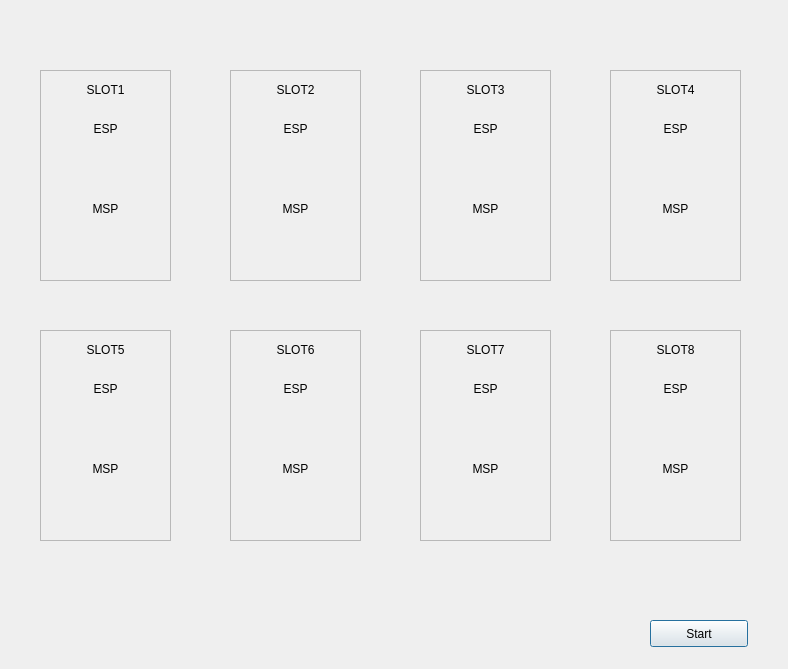
<?xml version="1.0" encoding="UTF-8"?>
<ui version="4.0">
 <class>Dialog</class>
 <widget class="QDialog" name="Dialog">
  <property name="geometry">
   <rect>
    <x>0</x>
    <y>0</y>
    <width>788</width>
    <height>669</height>
   </rect>
  </property>
  <property name="windowTitle">
   <string>Flash Process</string>
  </property>
  <widget class="QFrame" name="slot1">
   <property name="geometry">
    <rect>
     <x>40</x>
     <y>70</y>
     <width>131</width>
     <height>211</height>
    </rect>
   </property>
   <property name="frameShape">
    <enum>QFrame::StyledPanel</enum>
   </property>
   <property name="frameShadow">
    <enum>QFrame::Raised</enum>
   </property>
   <widget class="QLabel" name="label1">
    <property name="geometry">
     <rect>
      <x>40</x>
      <y>10</y>
      <width>51</width>
      <height>20</height>
     </rect>
    </property>
    <property name="text">
     <string>SLOT1</string>
    </property>
    <property name="alignment">
     <set>Qt::AlignCenter</set>
    </property>
   </widget>
   <widget class="KLed" name="led_esp1">
    <property name="geometry">
     <rect>
      <x>50</x>
      <y>70</y>
      <width>31</width>
      <height>31</height>
     </rect>
    </property>
    <property name="state">
     <enum>KLed::Off</enum>
    </property>
    <property name="color">
     <color>
      <red>170</red>
      <green>170</green>
      <blue>255</blue>
     </color>
    </property>
   </widget>
   <widget class="KLed" name="led_msp1">
    <property name="geometry">
     <rect>
      <x>50</x>
      <y>150</y>
      <width>31</width>
      <height>31</height>
     </rect>
    </property>
    <property name="state">
     <enum>KLed::Off</enum>
    </property>
    <property name="color">
     <color>
      <red>170</red>
      <green>170</green>
      <blue>255</blue>
     </color>
    </property>
   </widget>
   <widget class="QLabel" name="label_esp1">
    <property name="geometry">
     <rect>
      <x>50</x>
      <y>50</y>
      <width>31</width>
      <height>17</height>
     </rect>
    </property>
    <property name="text">
     <string>ESP</string>
    </property>
    <property name="alignment">
     <set>Qt::AlignCenter</set>
    </property>
   </widget>
   <widget class="QLabel" name="label_msp1">
    <property name="geometry">
     <rect>
      <x>40</x>
      <y>130</y>
      <width>51</width>
      <height>17</height>
     </rect>
    </property>
    <property name="text">
     <string>MSP</string>
    </property>
    <property name="alignment">
     <set>Qt::AlignCenter</set>
    </property>
   </widget>
  </widget>
  <widget class="QFrame" name="slot2">
   <property name="geometry">
    <rect>
     <x>230</x>
     <y>70</y>
     <width>131</width>
     <height>211</height>
    </rect>
   </property>
   <property name="frameShape">
    <enum>QFrame::StyledPanel</enum>
   </property>
   <property name="frameShadow">
    <enum>QFrame::Raised</enum>
   </property>
   <widget class="QLabel" name="label2">
    <property name="geometry">
     <rect>
      <x>40</x>
      <y>10</y>
      <width>51</width>
      <height>20</height>
     </rect>
    </property>
    <property name="text">
     <string>SLOT2</string>
    </property>
    <property name="alignment">
     <set>Qt::AlignCenter</set>
    </property>
   </widget>
   <widget class="KLed" name="led_esp2">
    <property name="geometry">
     <rect>
      <x>50</x>
      <y>70</y>
      <width>31</width>
      <height>31</height>
     </rect>
    </property>
    <property name="state">
     <enum>KLed::Off</enum>
    </property>
    <property name="color">
     <color>
      <red>170</red>
      <green>170</green>
      <blue>255</blue>
     </color>
    </property>
   </widget>
   <widget class="KLed" name="led_msp2">
    <property name="geometry">
     <rect>
      <x>50</x>
      <y>150</y>
      <width>31</width>
      <height>31</height>
     </rect>
    </property>
    <property name="state">
     <enum>KLed::Off</enum>
    </property>
    <property name="color">
     <color>
      <red>170</red>
      <green>170</green>
      <blue>255</blue>
     </color>
    </property>
   </widget>
   <widget class="QLabel" name="label_esp2">
    <property name="geometry">
     <rect>
      <x>50</x>
      <y>50</y>
      <width>31</width>
      <height>17</height>
     </rect>
    </property>
    <property name="text">
     <string>ESP</string>
    </property>
    <property name="alignment">
     <set>Qt::AlignCenter</set>
    </property>
   </widget>
   <widget class="QLabel" name="label_msp2">
    <property name="geometry">
     <rect>
      <x>40</x>
      <y>130</y>
      <width>51</width>
      <height>17</height>
     </rect>
    </property>
    <property name="text">
     <string>MSP</string>
    </property>
    <property name="alignment">
     <set>Qt::AlignCenter</set>
    </property>
   </widget>
  </widget>
  <widget class="QFrame" name="slot3">
   <property name="geometry">
    <rect>
     <x>420</x>
     <y>70</y>
     <width>131</width>
     <height>211</height>
    </rect>
   </property>
   <property name="frameShape">
    <enum>QFrame::StyledPanel</enum>
   </property>
   <property name="frameShadow">
    <enum>QFrame::Raised</enum>
   </property>
   <widget class="QLabel" name="label3">
    <property name="geometry">
     <rect>
      <x>40</x>
      <y>10</y>
      <width>51</width>
      <height>20</height>
     </rect>
    </property>
    <property name="text">
     <string>SLOT3</string>
    </property>
    <property name="alignment">
     <set>Qt::AlignCenter</set>
    </property>
   </widget>
   <widget class="KLed" name="led_esp3">
    <property name="geometry">
     <rect>
      <x>50</x>
      <y>70</y>
      <width>31</width>
      <height>31</height>
     </rect>
    </property>
    <property name="state">
     <enum>KLed::Off</enum>
    </property>
    <property name="color">
     <color>
      <red>170</red>
      <green>170</green>
      <blue>255</blue>
     </color>
    </property>
   </widget>
   <widget class="KLed" name="led_msp3">
    <property name="geometry">
     <rect>
      <x>50</x>
      <y>150</y>
      <width>31</width>
      <height>31</height>
     </rect>
    </property>
    <property name="state">
     <enum>KLed::Off</enum>
    </property>
    <property name="color">
     <color>
      <red>170</red>
      <green>170</green>
      <blue>255</blue>
     </color>
    </property>
   </widget>
   <widget class="QLabel" name="label_esp3">
    <property name="geometry">
     <rect>
      <x>50</x>
      <y>50</y>
      <width>31</width>
      <height>17</height>
     </rect>
    </property>
    <property name="text">
     <string>ESP</string>
    </property>
    <property name="alignment">
     <set>Qt::AlignCenter</set>
    </property>
   </widget>
   <widget class="QLabel" name="label_msp3">
    <property name="geometry">
     <rect>
      <x>40</x>
      <y>130</y>
      <width>51</width>
      <height>17</height>
     </rect>
    </property>
    <property name="text">
     <string>MSP</string>
    </property>
    <property name="alignment">
     <set>Qt::AlignCenter</set>
    </property>
   </widget>
  </widget>
  <widget class="QFrame" name="slot4">
   <property name="geometry">
    <rect>
     <x>610</x>
     <y>70</y>
     <width>131</width>
     <height>211</height>
    </rect>
   </property>
   <property name="frameShape">
    <enum>QFrame::StyledPanel</enum>
   </property>
   <property name="frameShadow">
    <enum>QFrame::Raised</enum>
   </property>
   <widget class="QLabel" name="label4">
    <property name="geometry">
     <rect>
      <x>40</x>
      <y>10</y>
      <width>51</width>
      <height>20</height>
     </rect>
    </property>
    <property name="text">
     <string>SLOT4</string>
    </property>
    <property name="alignment">
     <set>Qt::AlignCenter</set>
    </property>
   </widget>
   <widget class="KLed" name="led_esp4">
    <property name="geometry">
     <rect>
      <x>50</x>
      <y>70</y>
      <width>31</width>
      <height>31</height>
     </rect>
    </property>
    <property name="state">
     <enum>KLed::Off</enum>
    </property>
    <property name="color">
     <color>
      <red>170</red>
      <green>170</green>
      <blue>255</blue>
     </color>
    </property>
   </widget>
   <widget class="KLed" name="led_msp4">
    <property name="geometry">
     <rect>
      <x>50</x>
      <y>150</y>
      <width>31</width>
      <height>31</height>
     </rect>
    </property>
    <property name="state">
     <enum>KLed::Off</enum>
    </property>
    <property name="color">
     <color>
      <red>170</red>
      <green>170</green>
      <blue>255</blue>
     </color>
    </property>
   </widget>
   <widget class="QLabel" name="label_esp4">
    <property name="geometry">
     <rect>
      <x>50</x>
      <y>50</y>
      <width>31</width>
      <height>17</height>
     </rect>
    </property>
    <property name="text">
     <string>ESP</string>
    </property>
    <property name="alignment">
     <set>Qt::AlignCenter</set>
    </property>
   </widget>
   <widget class="QLabel" name="label_msp4">
    <property name="geometry">
     <rect>
      <x>40</x>
      <y>130</y>
      <width>51</width>
      <height>17</height>
     </rect>
    </property>
    <property name="text">
     <string>MSP</string>
    </property>
    <property name="alignment">
     <set>Qt::AlignCenter</set>
    </property>
   </widget>
  </widget>
  <widget class="QPushButton" name="start">
   <property name="geometry">
    <rect>
     <x>650</x>
     <y>620</y>
     <width>98</width>
     <height>27</height>
    </rect>
   </property>
   <property name="text">
    <string>Start</string>
   </property>
  </widget>
  <widget class="QFrame" name="slot4_2">
   <property name="geometry">
    <rect>
     <x>40</x>
     <y>330</y>
     <width>131</width>
     <height>211</height>
    </rect>
   </property>
   <property name="frameShape">
    <enum>QFrame::StyledPanel</enum>
   </property>
   <property name="frameShadow">
    <enum>QFrame::Raised</enum>
   </property>
   <widget class="QLabel" name="label5">
    <property name="geometry">
     <rect>
      <x>40</x>
      <y>10</y>
      <width>51</width>
      <height>20</height>
     </rect>
    </property>
    <property name="text">
     <string>SLOT5</string>
    </property>
    <property name="alignment">
     <set>Qt::AlignCenter</set>
    </property>
   </widget>
   <widget class="KLed" name="led_esp5">
    <property name="geometry">
     <rect>
      <x>50</x>
      <y>70</y>
      <width>31</width>
      <height>31</height>
     </rect>
    </property>
    <property name="state">
     <enum>KLed::Off</enum>
    </property>
    <property name="color">
     <color>
      <red>170</red>
      <green>170</green>
      <blue>255</blue>
     </color>
    </property>
   </widget>
   <widget class="KLed" name="led_msp5">
    <property name="geometry">
     <rect>
      <x>50</x>
      <y>150</y>
      <width>31</width>
      <height>31</height>
     </rect>
    </property>
    <property name="state">
     <enum>KLed::Off</enum>
    </property>
    <property name="color">
     <color>
      <red>170</red>
      <green>170</green>
      <blue>255</blue>
     </color>
    </property>
   </widget>
   <widget class="QLabel" name="label_esp5">
    <property name="geometry">
     <rect>
      <x>50</x>
      <y>50</y>
      <width>31</width>
      <height>17</height>
     </rect>
    </property>
    <property name="text">
     <string>ESP</string>
    </property>
    <property name="alignment">
     <set>Qt::AlignCenter</set>
    </property>
   </widget>
   <widget class="QLabel" name="label_msp5">
    <property name="geometry">
     <rect>
      <x>40</x>
      <y>130</y>
      <width>51</width>
      <height>17</height>
     </rect>
    </property>
    <property name="text">
     <string>MSP</string>
    </property>
    <property name="alignment">
     <set>Qt::AlignCenter</set>
    </property>
   </widget>
  </widget>
  <widget class="QFrame" name="slot6">
   <property name="geometry">
    <rect>
     <x>230</x>
     <y>330</y>
     <width>131</width>
     <height>211</height>
    </rect>
   </property>
   <property name="frameShape">
    <enum>QFrame::StyledPanel</enum>
   </property>
   <property name="frameShadow">
    <enum>QFrame::Raised</enum>
   </property>
   <widget class="QLabel" name="label6">
    <property name="geometry">
     <rect>
      <x>40</x>
      <y>10</y>
      <width>51</width>
      <height>20</height>
     </rect>
    </property>
    <property name="text">
     <string>SLOT6</string>
    </property>
    <property name="alignment">
     <set>Qt::AlignCenter</set>
    </property>
   </widget>
   <widget class="KLed" name="led_esp6">
    <property name="geometry">
     <rect>
      <x>50</x>
      <y>70</y>
      <width>31</width>
      <height>31</height>
     </rect>
    </property>
    <property name="state">
     <enum>KLed::Off</enum>
    </property>
    <property name="color">
     <color>
      <red>170</red>
      <green>170</green>
      <blue>255</blue>
     </color>
    </property>
   </widget>
   <widget class="KLed" name="led_msp6">
    <property name="geometry">
     <rect>
      <x>50</x>
      <y>150</y>
      <width>31</width>
      <height>31</height>
     </rect>
    </property>
    <property name="state">
     <enum>KLed::Off</enum>
    </property>
    <property name="color">
     <color>
      <red>170</red>
      <green>170</green>
      <blue>255</blue>
     </color>
    </property>
   </widget>
   <widget class="QLabel" name="label_esp6">
    <property name="geometry">
     <rect>
      <x>50</x>
      <y>50</y>
      <width>31</width>
      <height>17</height>
     </rect>
    </property>
    <property name="text">
     <string>ESP</string>
    </property>
    <property name="alignment">
     <set>Qt::AlignCenter</set>
    </property>
   </widget>
   <widget class="QLabel" name="label_msp6">
    <property name="geometry">
     <rect>
      <x>40</x>
      <y>130</y>
      <width>51</width>
      <height>17</height>
     </rect>
    </property>
    <property name="text">
     <string>MSP</string>
    </property>
    <property name="alignment">
     <set>Qt::AlignCenter</set>
    </property>
   </widget>
  </widget>
  <widget class="QFrame" name="slot7">
   <property name="geometry">
    <rect>
     <x>420</x>
     <y>330</y>
     <width>131</width>
     <height>211</height>
    </rect>
   </property>
   <property name="frameShape">
    <enum>QFrame::StyledPanel</enum>
   </property>
   <property name="frameShadow">
    <enum>QFrame::Raised</enum>
   </property>
   <widget class="QLabel" name="label7">
    <property name="geometry">
     <rect>
      <x>40</x>
      <y>10</y>
      <width>51</width>
      <height>20</height>
     </rect>
    </property>
    <property name="text">
     <string>SLOT7</string>
    </property>
    <property name="alignment">
     <set>Qt::AlignCenter</set>
    </property>
   </widget>
   <widget class="KLed" name="led_esp7">
    <property name="geometry">
     <rect>
      <x>50</x>
      <y>70</y>
      <width>31</width>
      <height>31</height>
     </rect>
    </property>
    <property name="state">
     <enum>KLed::Off</enum>
    </property>
    <property name="color">
     <color>
      <red>170</red>
      <green>170</green>
      <blue>255</blue>
     </color>
    </property>
   </widget>
   <widget class="KLed" name="led_msp7">
    <property name="geometry">
     <rect>
      <x>50</x>
      <y>150</y>
      <width>31</width>
      <height>31</height>
     </rect>
    </property>
    <property name="state">
     <enum>KLed::Off</enum>
    </property>
    <property name="color">
     <color>
      <red>170</red>
      <green>170</green>
      <blue>255</blue>
     </color>
    </property>
   </widget>
   <widget class="QLabel" name="label_esp7">
    <property name="geometry">
     <rect>
      <x>50</x>
      <y>50</y>
      <width>31</width>
      <height>17</height>
     </rect>
    </property>
    <property name="text">
     <string>ESP</string>
    </property>
    <property name="alignment">
     <set>Qt::AlignCenter</set>
    </property>
   </widget>
   <widget class="QLabel" name="label_msp7">
    <property name="geometry">
     <rect>
      <x>40</x>
      <y>130</y>
      <width>51</width>
      <height>17</height>
     </rect>
    </property>
    <property name="text">
     <string>MSP</string>
    </property>
    <property name="alignment">
     <set>Qt::AlignCenter</set>
    </property>
   </widget>
  </widget>
  <widget class="QFrame" name="slot8">
   <property name="geometry">
    <rect>
     <x>610</x>
     <y>330</y>
     <width>131</width>
     <height>211</height>
    </rect>
   </property>
   <property name="frameShape">
    <enum>QFrame::StyledPanel</enum>
   </property>
   <property name="frameShadow">
    <enum>QFrame::Raised</enum>
   </property>
   <widget class="QLabel" name="label8">
    <property name="geometry">
     <rect>
      <x>40</x>
      <y>10</y>
      <width>51</width>
      <height>20</height>
     </rect>
    </property>
    <property name="text">
     <string>SLOT8</string>
    </property>
    <property name="alignment">
     <set>Qt::AlignCenter</set>
    </property>
   </widget>
   <widget class="KLed" name="led_esp8">
    <property name="geometry">
     <rect>
      <x>50</x>
      <y>70</y>
      <width>31</width>
      <height>31</height>
     </rect>
    </property>
    <property name="state">
     <enum>KLed::Off</enum>
    </property>
    <property name="color">
     <color>
      <red>170</red>
      <green>170</green>
      <blue>255</blue>
     </color>
    </property>
   </widget>
   <widget class="KLed" name="led_msp8">
    <property name="geometry">
     <rect>
      <x>50</x>
      <y>150</y>
      <width>31</width>
      <height>31</height>
     </rect>
    </property>
    <property name="state">
     <enum>KLed::Off</enum>
    </property>
    <property name="color">
     <color>
      <red>170</red>
      <green>170</green>
      <blue>255</blue>
     </color>
    </property>
   </widget>
   <widget class="QLabel" name="label_esp8">
    <property name="geometry">
     <rect>
      <x>50</x>
      <y>50</y>
      <width>31</width>
      <height>17</height>
     </rect>
    </property>
    <property name="text">
     <string>ESP</string>
    </property>
    <property name="alignment">
     <set>Qt::AlignCenter</set>
    </property>
   </widget>
   <widget class="QLabel" name="label_msp8">
    <property name="geometry">
     <rect>
      <x>40</x>
      <y>130</y>
      <width>51</width>
      <height>17</height>
     </rect>
    </property>
    <property name="text">
     <string>MSP</string>
    </property>
    <property name="alignment">
     <set>Qt::AlignCenter</set>
    </property>
   </widget>
  </widget>
 </widget>
 <customwidgets>
  <customwidget>
   <class>KLed</class>
   <extends>QWidget</extends>
   <header>kled.h</header>
  </customwidget>
 </customwidgets>
 <resources/>
 <connections/>
</ui>
